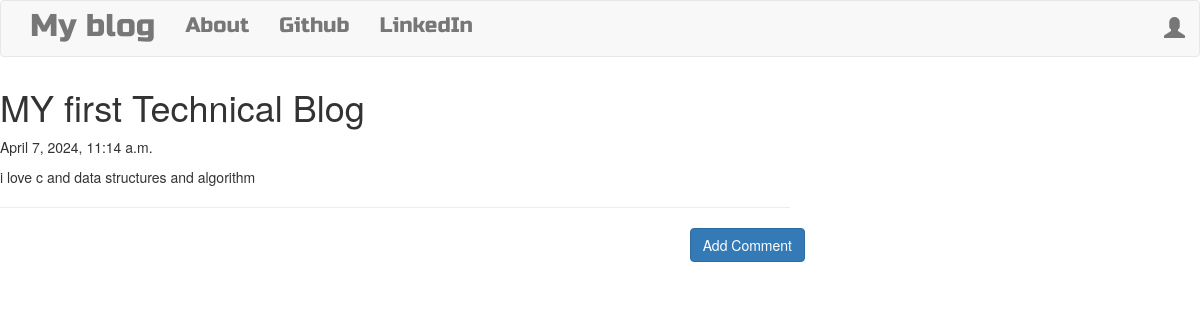
Screenshot of /post/2 with the database file from the repository.
### blog/models.py (models this page shows, shortened)
class Post(models.Model):
    author = models.ForeignKey('auth.User',on_delete=models.CASCADE)
    title = models.CharField(max_length=200)
    text = models.TextField()
    created_date = models.DateTimeField(default=timezone.now())
    published_date = models.DateTimeField(blank=True,null=True)

### blog/views.py (the view)
# urls.py: path('post/<int:pk>', views.PostDetailView.as_view(), name='post_detail'),
class PostDetailView(DetailView):
    model = Post

### blog/templates/blog/post_detail.html (shortened to what this page needs)
<!DOCTYPE html>
{% extends "blog/base.html" %}
{% block content %}
    <h1 class="posttitle_loader">{{ post.title }}</h1>
    {% if post.published_date %}
        <div class="date_postdate">
            {{ post.published_date }}
        </div>
    {% else %}
        <a class="btn btn-default" href="{% url 'post_publish' pk=post.pk %}">Publish</a>
    {% endif %}
    <p class="postcontent">{{ post.text|safe|linebreaksbr }}</p>
    <hr>
    <a class="btn btn-primary btn-comment" href="{% url 'add_comment_to_post' pk=post.pk %}">Add Comment</a>
    <div class="container">
        {% for comment in post.comments.all %}
        <br>
            {% empty %}
            <p>No Comments</p>
        {% endfor %}
    </div>
{% endblock %}

### blog/static/css/blog.css (style rules this page uses)
.postcontent { font-family: 'Montserrat'; font-size: 1.5em; }
.btn-comment { position: absolute; right: 0px; }
.loader { filter:hue-rotate(0deg); color:linear-gradient(45deg,#0f8,#08f); animation:hue 10000ms infinite linear; }

### rows the page displays
Post: title "MY first Technical Blog", published_date "April 7, 2024, 11:14 a.m.", text "i love c and data structures and algorithm"
